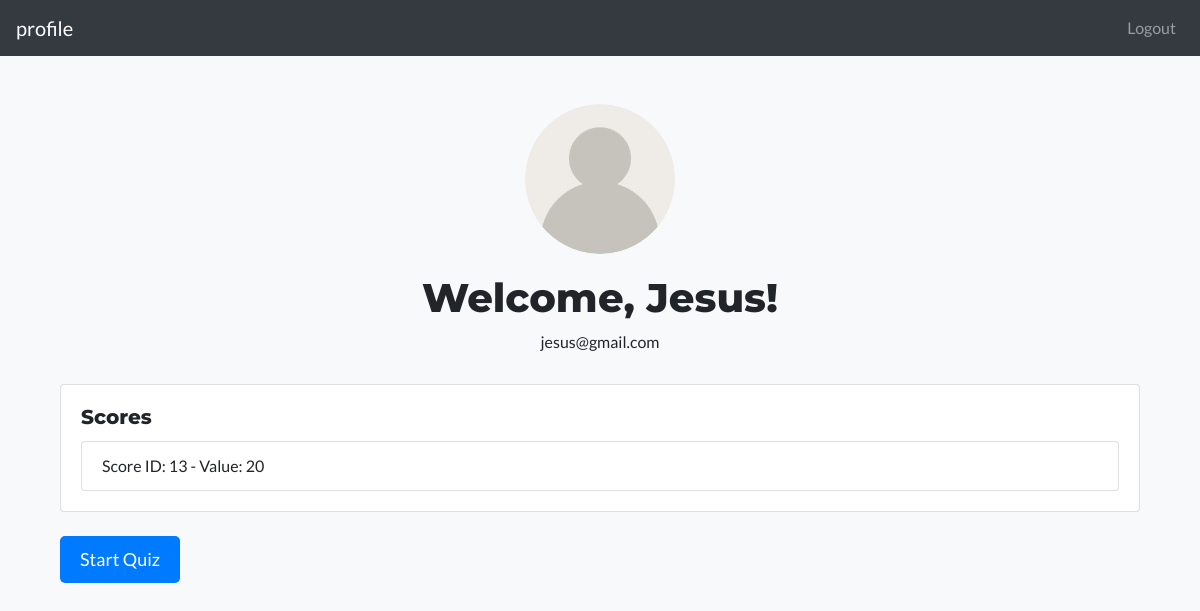
/profile (signed in), run on an earlier commit of the app's database.
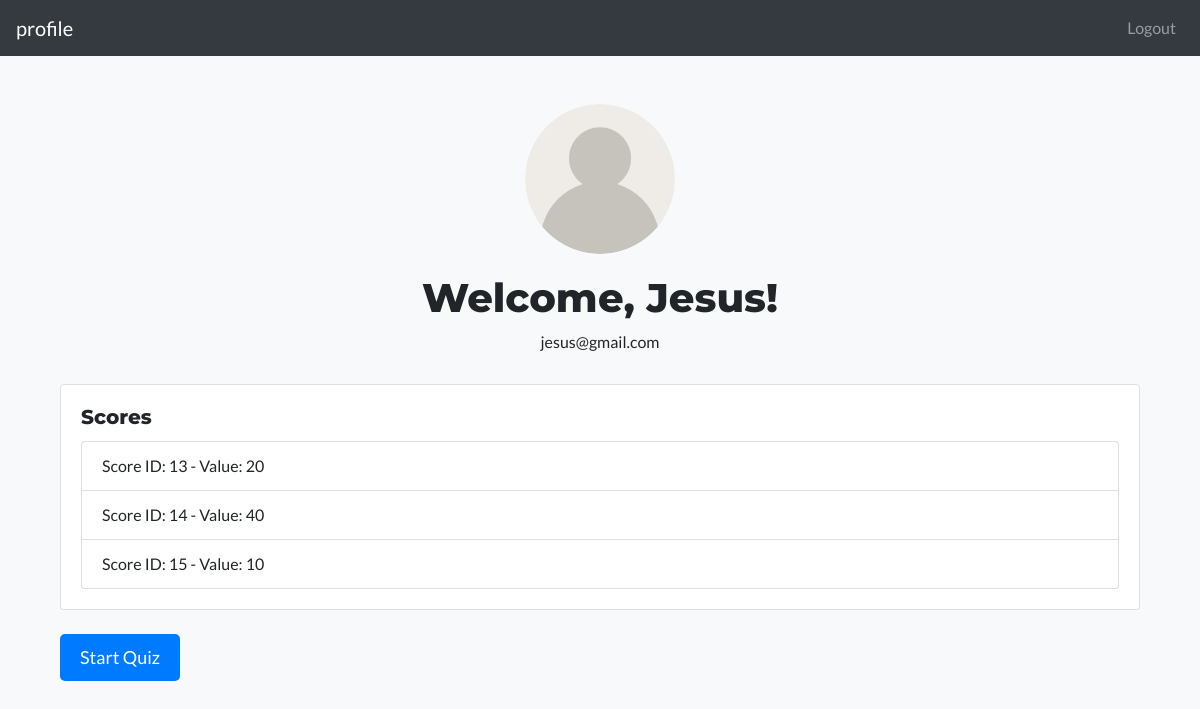
And on a later commit of the database.
### app/models.py (models this page shows, shortened)
class User(db.Model, UserMixin):
    __tablename__ = 'user'
    id = db.Column(db.Integer, primary_key = True)
    username = db.Column(db.String(150), unique=True, nullable=False)
    email = db.Column(db.String(150), unique=True, nullable=False)
    password_hash = db.Column(db.String(150), nullable=False)
    is_admin = db.Column(db.Integer, default = 0, nullable=False)
    scores = db.relationship('Score', backref='user', lazy=True)

class Score(db.Model):
    id = db.Column(db.Integer, primary_key=True)
    score = db.Column(db.Integer, nullable=False)
    user_id = db.Column(db.Integer, db.ForeignKey('user.id'), nullable=False)

### app/auth.py (the view)
@bp.route("/profile")
@login_required
def profile():
    if g.user:
        score = request.args.get('score')
        g.score = score
        return render_template("profile.html", user = g.user)

### app/__init__.py (called while the page is built)
def create_app():
    app = Flask(__name__)
    app.config.from_object('config.Config')
    db.init_app(app)
    login_manager.init_app(app)
    @login_manager.user_loader
    def load_user(user_id):
        from app.models import User
        return User.query.get(int(user_id))
    login_manager.login_view = 'auth.login'
    with app.app_context():
        from . import models
        from app import auth, route
        app.register_blueprint(auth.bp)
        app.register_blueprint(route.bp)
        @app.before_request
        def before_request():
            from app.models import User
            g.user = None
            if 'user_id' in session:
                user = User.query.filter_by(id = session['user_id']).first()
                g.user = user
    return app

### app/auth.py (called while the page is built)
@bp.before_request
def before_request():
    g.user = None
    if 'user_id' in session:
        user = User.query.filter_by(id = session['user_id']).first()
        g.user = user

### app/templates/profile.html
{% extends 'base.html' %}
{% block content %}
<div class="container mt-5">
    <div class="profile-header">
        <img src="../static/img/USer.png" alt="User profile picture">
        <h1>Welcome, {{ user.username }}!</h1>
        <p>{{ user.email }}</p>
    </div>
    <div class="row">
        <div class="col-md-12">
            <div class="card">
                <div class="card-body">
                    <h5 class="card-title">Scores</h5>
                    <ul class="list-group">
                        {% for score in user.scores %}
                        <li class="list-group-item">
                            Score ID: {{ score.id }} - Value: {{ score.score }}
                        </li>
                        {% else %}
                        <li class="list-group-item">
                            No scores available.
                        </li>
                        {% endfor %}
                    </ul>
                </div>
            </div>
        </div>
    </div>
    <div class="row mt-4">
        <div class="col-md-12">
            <a href="{{ url_for('route.instruction')}}" class="btn btn-start-quiz">Start Quiz</a>
        </div>
    </div>
</div>
{% endblock %}

### app/templates/base.html (shortened to what this page needs)
<!DOCTYPE html>
<html lang="en">
<head>
    <link rel="stylesheet" href="https://stackpath.bootstrapcdn.com/bootstrap/4.5.2/css/bootstrap.min.css">
    <link rel="stylesheet" href="https://cdnjs.cloudflare.com/ajax/libs/animate.css/4.1.1/animate.min.css">
    <link rel="stylesheet" href="https://cdnjs.cloudflare.com/ajax/libs/font-awesome/5.15.3/css/all.min.css">
</head>
<body>
    <nav class="navbar navbar-expand-lg navbar-dark bg-dark">
        {% if current_user.is_authenticated %}
        <a class="navbar-brand" href=" {{ url_for('auth.profile', user = user)}}">profile</a>
        {% else %}
        <a class="navbar-brand" href=" {{ url_for('route.index')}}">Quiz App</a>
        {% endif%}
        <div class="collapse navbar-collapse" id="navbarNav">
            <ul class="navbar-nav ml-auto">
                {% if current_user.is_authenticated %}
                    <li class="nav-item">
                        <a class="nav-link" href="{{ url_for('auth.logout') }}">Logout</a>
                    </li>
                {% endif %}
            </ul>
        </div>
    </nav>
    <div class="container mt-4">
        {% block content %}{% endblock %}
    </div>
</body>
</html>

### app/templates/base.html (style rules this page uses)
body { font-family: 'Lato', sans-serif; background-color: #f8f9fa; }
h1, h2, h3, h4, h5, h6 { font-family: 'Montserrat', sans-serif; font-weight: 800; }
.profile-header { text-align: center; margin-bottom: 30px; }
.profile-header img { width: 150px; height: 150px; border-radius: 50%; margin-bottom: 20px; }
.btn-start-quiz { display: inline-block; padding: 10px 20px; font-size: 18px; color: #fff; background-color: #007bff; border: none; border-radius: 5px; transition: background-color 0.3s ease-in-out; }

What changed in the data, as far as the page shows it:
added Score: id "14", score "40"
added Score: id "15", score "10"
